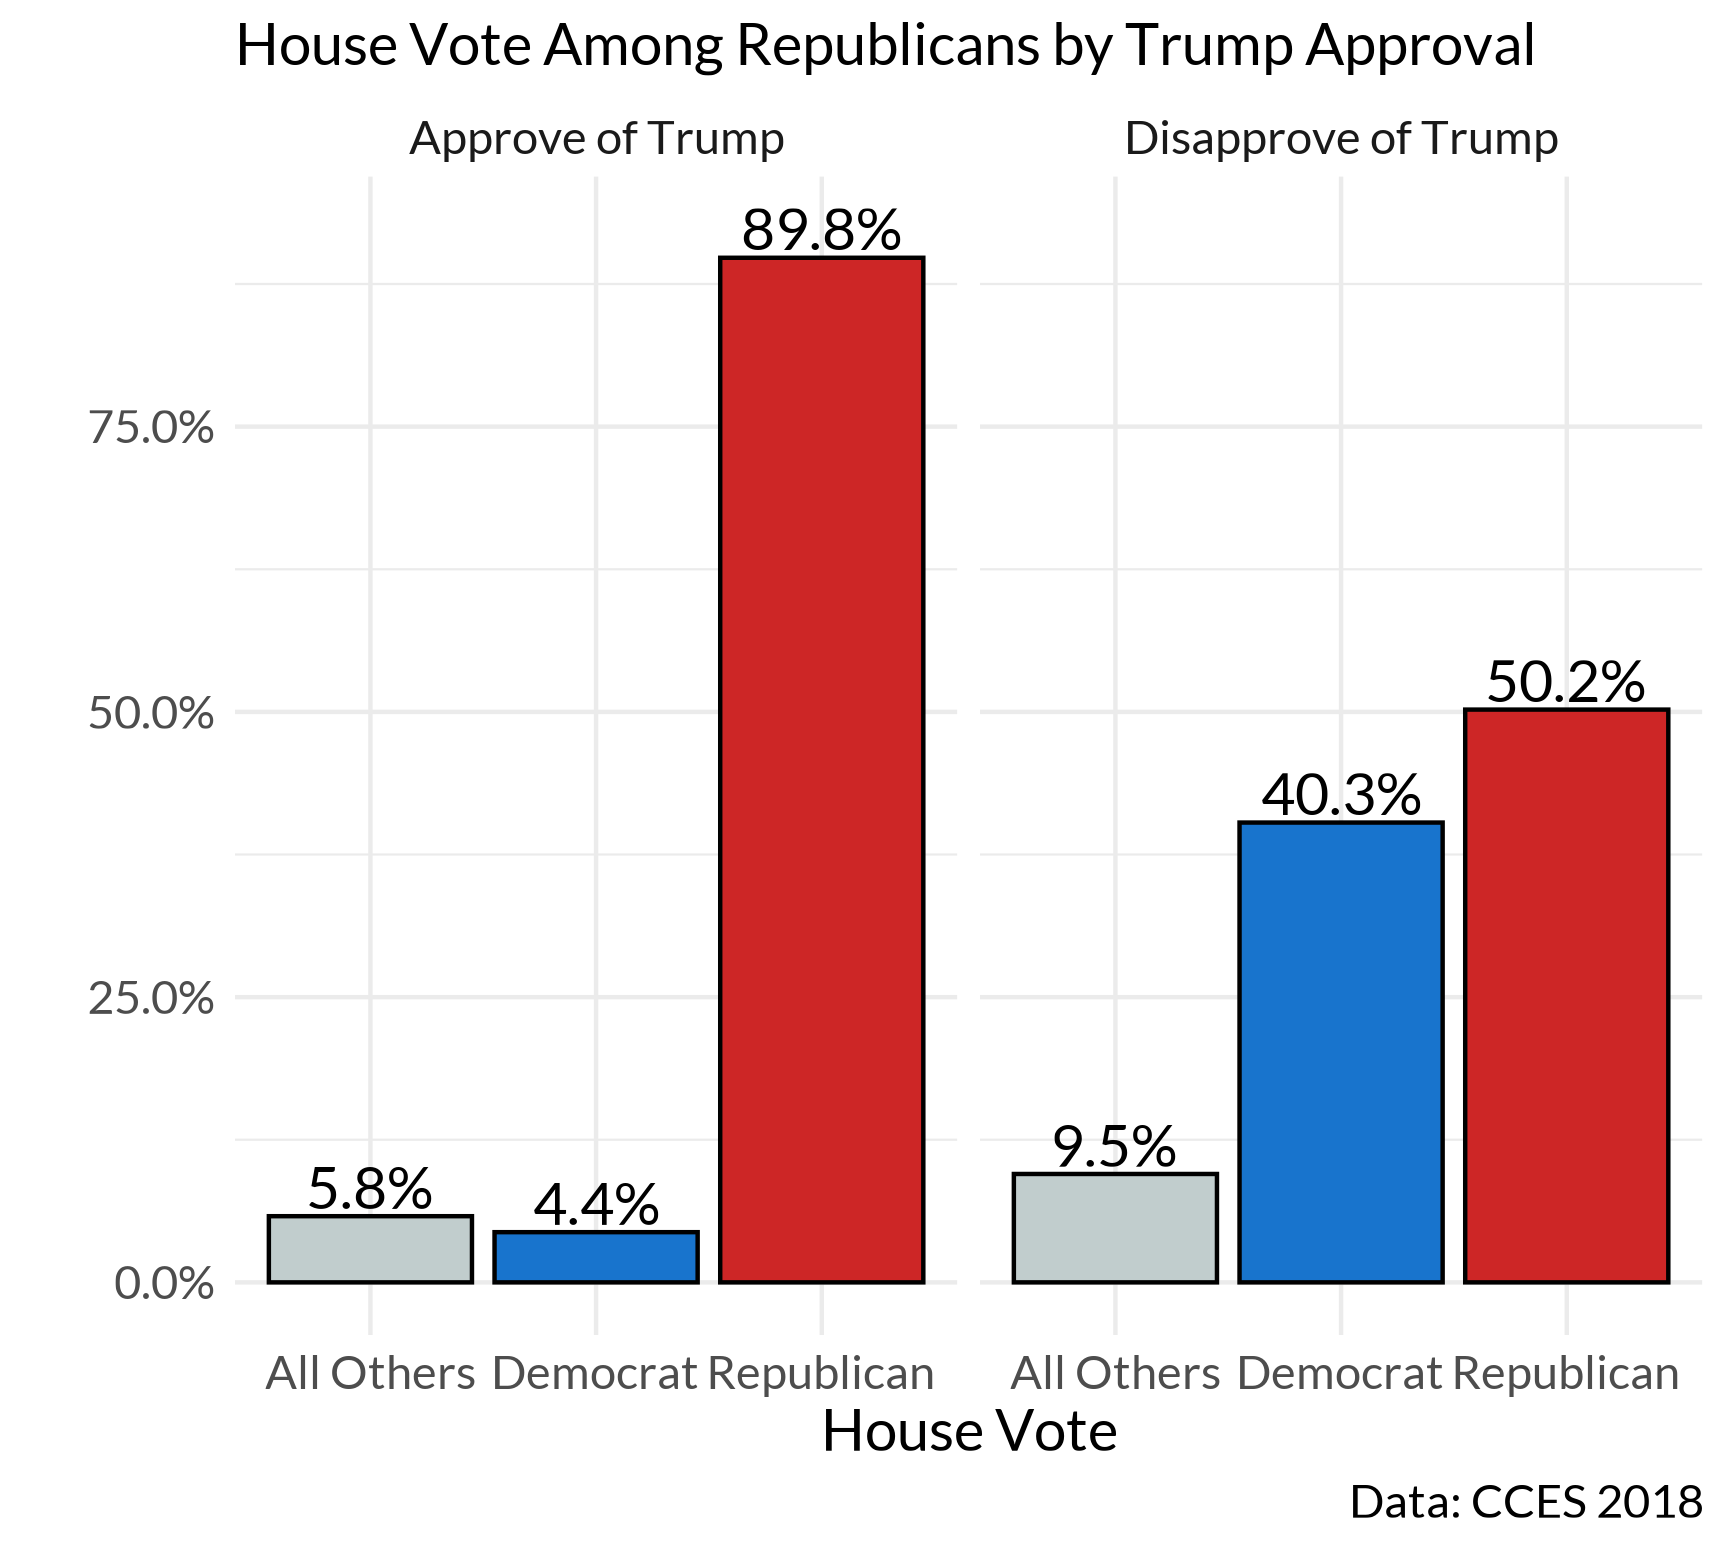

The script that saved this image:

graph <- cces18 %>% 
  mutate(dis_trump = car::recode(CC18_308a, "3:4='Disapprove of Trump'; 1:2='Approve of Trump'; else =NA")) %>% 
  mutate(house = car::recode(CC18_412, "1 = 'Democrat'; 2 = 'Republican'; 3:90 = 'All Others'; else = NA")) %>%  
  mutate(rep = car::recode(pid7, "5:7=1; else=0")) %>% 
  filter(rep == 1) %>% 
  group_by(dis_trump) %>% 
  ct(house, show_na = FALSE) %>% 
  filter(dis_trump != "NA")

graph %>% 
  ggplot(., aes(x = house, y = pct, fill = house)) +
  geom_col(color = "black") +
  facet_wrap(~ dis_trump) +
  theme_gg("Lato") +
  scale_fill_manual(values = c("azure3", "dodgerblue3", "firebrick3")) +
  scale_y_continuous(labels = percent) +
  theme(plot.title = element_text(size = 14)) +
  geom_text(aes(y = pct + .025, label = paste0(pct*100, '%')), position = position_dodge(width = .9), size = 5, family = "font") +
  labs(x = "House Vote", y = "", title = "House Vote Among Republicans by Trump Approval", caption = "Data: CCES 2018") +
  ggsave("D://nevertrump/house_vote.png", type = "cairo-png")

cces10 <- read.fst("C://cces10.fst")

graph <- cces10 %>% 
  mutate(dis_obama = car::recode(CC308a, "3:4='Disapprove of Obama'; 1:2='Approve of Obama'; else =NA")) %>% 
  mutate(house = car::recode(CC412, "1 = 'Democrat'; 2 = 'Republican'; 3:90 = 'All Others'; else = NA")) %>%  
  mutate(dem = car::recode(V212d, "1:3=1; else=0")) %>% 
  filter(dem == 1) %>% 
  group_by(dis_obama) %>% 
  ct(house, show_na = FALSE) %>% 
  filter(dis_obama != "NA")


graph %>% 
  ggplot(., aes(x = house, y = pct, fill = house)) +
  geom_col(color = "black") +
  facet_wrap(~ dis_obama) +
  theme_gg("Lato") +
  scale_fill_manual(values = c("azure3", "dodgerblue3", "firebrick3")) +
  scale_y_continuous(labels = percent) +
  theme(plot.title = element_text(size = 14)) +
  geom_text(aes(y = pct + .025, label = paste0(pct*100, '%')), position = position_dodge(width = .9), size = 5, family = "font") +
  labs(x = "House Vote", y = "", title = "House Vote Among Democrats by Obama Approval", caption = "Data: CCES 2010") +
  ggsave("D://nevertrump/house_vote10.png", type = "cairo-png")





